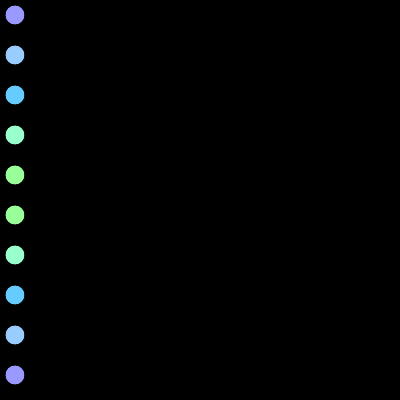
Frame 1 (no input)
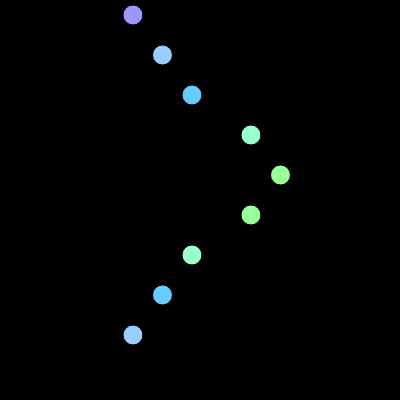
Frame 60 (no input)
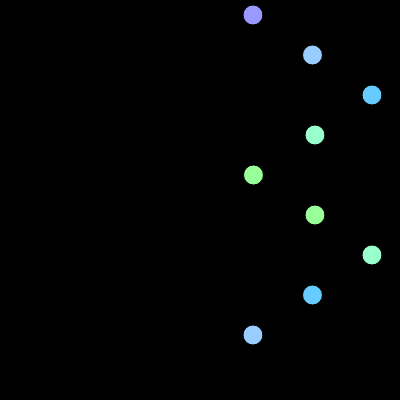
Frame 120 (the mouse pressed at the canvas centre since frame 60)

The p5.js sketch that drew these frames (run headless with seeded random() and noise() and a simulated clock; from frame 60 on, the mouse is pressed at the canvas centre):

// p5.js sketch
// ── sketch.js
function setup() {
  createCanvas(400, 400);
}
var speeds = [2,2.5,3,4,4.5,4,3, 2.5,2]
var x = [15,15,15,15,15,15,15,15,15,15];

function draw() {
  background(0);
var colors = [color(153, 153, 255),color(153, 204, 255),color(102, 204, 255),color(153, 255, 204), color(153, 255, 153),color(153, 255, 153),color(153, 255, 204),color(102, 204, 255),color(153, 204, 255),color(153, 153, 255)];

  var counting = 0;
  for(var y=0; y<height; y+=40) {
    fill(colors[counting]);
    ellipse(x[counting],15+y,20,20);
    counting++;
  }
  
  for(var count = 0; count <= 10; count++) {
    x[count] = x[count] + speeds[count];
    if(x[count]>=width || x[count]<=0) {
      speeds[count] = speeds[count] * -1;
    }
  }
  
  
}
